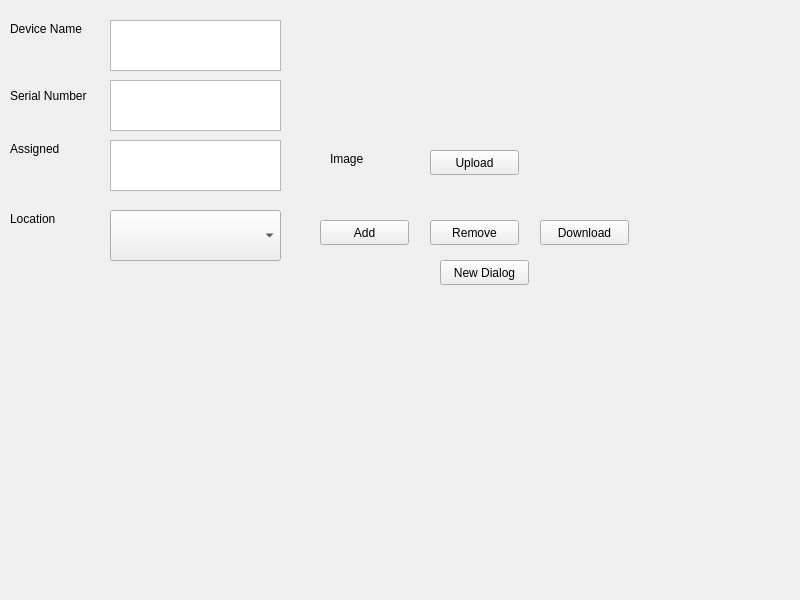
<?xml version="1.0" encoding="UTF-8"?>
<ui version="4.0">
 <class>MainWindow</class>
 <widget class="QMainWindow" name="MainWindow">
  <property name="geometry">
   <rect>
    <x>0</x>
    <y>0</y>
    <width>800</width>
    <height>600</height>
   </rect>
  </property>
  <property name="windowTitle">
   <string>MainWindow</string>
  </property>
  <widget class="QWidget" name="centralwidget">
   <widget class="QComboBox" name="comboBox">
    <property name="geometry">
     <rect>
      <x>110</x>
      <y>210</y>
      <width>171</width>
      <height>51</height>
     </rect>
    </property>
   </widget>
   <widget class="QLabel" name="label_5">
    <property name="geometry">
     <rect>
      <x>330</x>
      <y>150</y>
      <width>67</width>
      <height>17</height>
     </rect>
    </property>
    <property name="text">
     <string>Image</string>
    </property>
   </widget>
   <widget class="QPushButton" name="pushButton">
    <property name="geometry">
     <rect>
      <x>430</x>
      <y>150</y>
      <width>89</width>
      <height>25</height>
     </rect>
    </property>
    <property name="text">
     <string>Upload</string>
    </property>
   </widget>
   <widget class="QPushButton" name="pushButton_2">
    <property name="geometry">
     <rect>
      <x>320</x>
      <y>220</y>
      <width>89</width>
      <height>25</height>
     </rect>
    </property>
    <property name="text">
     <string>Add</string>
    </property>
   </widget>
   <widget class="QPushButton" name="pushButton_3">
    <property name="geometry">
     <rect>
      <x>540</x>
      <y>220</y>
      <width>89</width>
      <height>25</height>
     </rect>
    </property>
    <property name="text">
     <string>Download</string>
    </property>
   </widget>
   <widget class="QLabel" name="imageLable">
    <property name="geometry">
     <rect>
      <x>360</x>
      <y>30</y>
      <width>131</width>
      <height>91</height>
     </rect>
    </property>
    <property name="text">
     <string/>
    </property>
   </widget>
   <widget class="QTextEdit" name="Ass">
    <property name="geometry">
     <rect>
      <x>110</x>
      <y>140</y>
      <width>171</width>
      <height>51</height>
     </rect>
    </property>
   </widget>
   <widget class="QTextEdit" name="Sno">
    <property name="geometry">
     <rect>
      <x>110</x>
      <y>80</y>
      <width>171</width>
      <height>51</height>
     </rect>
    </property>
   </widget>
   <widget class="QTextEdit" name="Dname">
    <property name="geometry">
     <rect>
      <x>110</x>
      <y>20</y>
      <width>171</width>
      <height>51</height>
     </rect>
    </property>
   </widget>
   <widget class="QLabel" name="label_2">
    <property name="geometry">
     <rect>
      <x>10</x>
      <y>210</y>
      <width>67</width>
      <height>17</height>
     </rect>
    </property>
    <property name="text">
     <string>Location</string>
    </property>
   </widget>
   <widget class="QLabel" name="label">
    <property name="geometry">
     <rect>
      <x>10</x>
      <y>20</y>
      <width>101</width>
      <height>17</height>
     </rect>
    </property>
    <property name="text">
     <string>Device Name</string>
    </property>
   </widget>
   <widget class="QLabel" name="label_3">
    <property name="geometry">
     <rect>
      <x>10</x>
      <y>140</y>
      <width>67</width>
      <height>17</height>
     </rect>
    </property>
    <property name="text">
     <string>Assigned</string>
    </property>
   </widget>
   <widget class="QLabel" name="label_4">
    <property name="geometry">
     <rect>
      <x>10</x>
      <y>80</y>
      <width>111</width>
      <height>31</height>
     </rect>
    </property>
    <property name="text">
     <string>Serial Number</string>
    </property>
   </widget>
   <widget class="QPushButton" name="removeButton">
    <property name="geometry">
     <rect>
      <x>430</x>
      <y>220</y>
      <width>89</width>
      <height>25</height>
     </rect>
    </property>
    <property name="text">
     <string>Remove</string>
    </property>
   </widget>
   <widget class="QPushButton" name="newWindow">
    <property name="geometry">
     <rect>
      <x>440</x>
      <y>260</y>
      <width>89</width>
      <height>25</height>
     </rect>
    </property>
    <property name="text">
     <string>New Dialog</string>
    </property>
   </widget>
  </widget>
  <widget class="QMenuBar" name="menubar">
   <property name="geometry">
    <rect>
     <x>0</x>
     <y>0</y>
     <width>800</width>
     <height>22</height>
    </rect>
   </property>
  </widget>
 </widget>
 <resources/>
 <connections/>
</ui>
